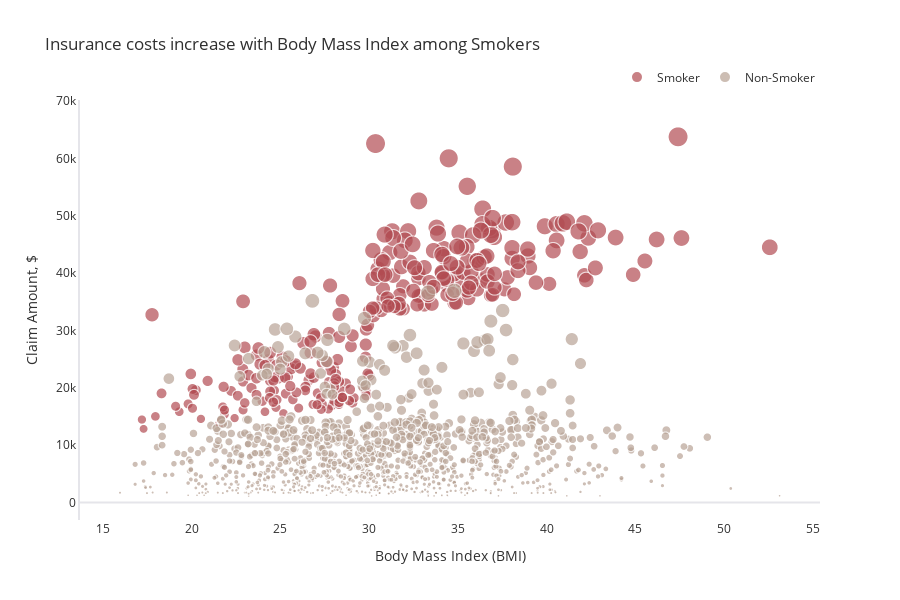

Notebook code for this chart:
### Markdown cell above
Among each age group, insurance charges are significantly higher on average in smokers than non-smokers. We also see higher claim amounts as age increases with the most expensive claims in the 60 and over age group.

### Code cell
fig = px.scatter(ins, x='bmi', y='charges', color='smoker', size='charges',
                 title="Insurance costs increase with Body Mass Index among Smokers",
                 color_discrete_sequence=['#B14B51','#B7A294'],height=600)
fig.update_layout(legend=dict(title='',orientation="h", yanchor="bottom", y=1.02, xanchor="right", x=1),
                  font_color="#303030", xaxis=dict(title='Body Mass Index (BMI)',showgrid=False), 
                  yaxis=dict(title='Claim Amount, $',showgrid=False, zerolinecolor='#E5E5EA',
                             showline=True, linecolor='#E5E5EA', linewidth=2))
fig.show()

### Figure 1 — Plotly figure (JSON) as saved in the notebook; plotly's stock layout.template omitted (floating-point values rounded to 4 significant figures; data arrays with more than 128 entries replaced by an {"elided": "..."} marker saying what was removed)
{"data": [{"hovertemplate": "smoker=Smoker<br>bmi=%{x}<br>charges=%{marker.size}<extra></extra>", "legendgroup": "Smoker", "marker": {"color": "#B14B51", "size": {"elided": "274 float values"}, "sizemode": "area", "sizeref": 159.4, "symbol": "circle"}, "mode": "markers", "name": "Smoker", "showlegend": true, "type": "scattergl", "x": {"elided": "274 float values"}, "xaxis": "x", "y": {"elided": "274 float values"}, "yaxis": "y"}, {"hovertemplate": "smoker=Non-Smoker<br>bmi=%{x}<br>charges=%{marker.size}<extra></extra>", "legendgroup": "Non-Smoker", "marker": {"color": "#B7A294", "size": {"elided": "1064 float values"}, "sizemode": "area", "sizeref": 159.4, "symbol": "circle"}, "mode": "markers", "name": "Non-Smoker", "showlegend": true, "type": "scattergl", "x": {"elided": "1064 float values"}, "xaxis": "x", "y": {"elided": "1064 float values"}, "yaxis": "y"}], "layout": {"font": {"color": "#303030"}, "height": 600, "legend": {"itemsizing": "constant", "orientation": "h", "title": {"text": ""}, "tracegroupgap": 0, "x": 1, "xanchor": "right", "y": 1.02, "yanchor": "bottom"}, "title": {"text": "Insurance costs increase with Body Mass Index among Smokers"}, "xaxis": {"anchor": "y", "domain": [0, 1], "showgrid": false, "title": {"text": "Body Mass Index (BMI)"}}, "yaxis": {"anchor": "x", "domain": [0, 1], "linecolor": "#E5E5EA", "linewidth": 2, "showgrid": false, "showline": true, "title": {"text": "Claim Amount, $"}, "zerolinecolor": "#E5E5EA"}}}
